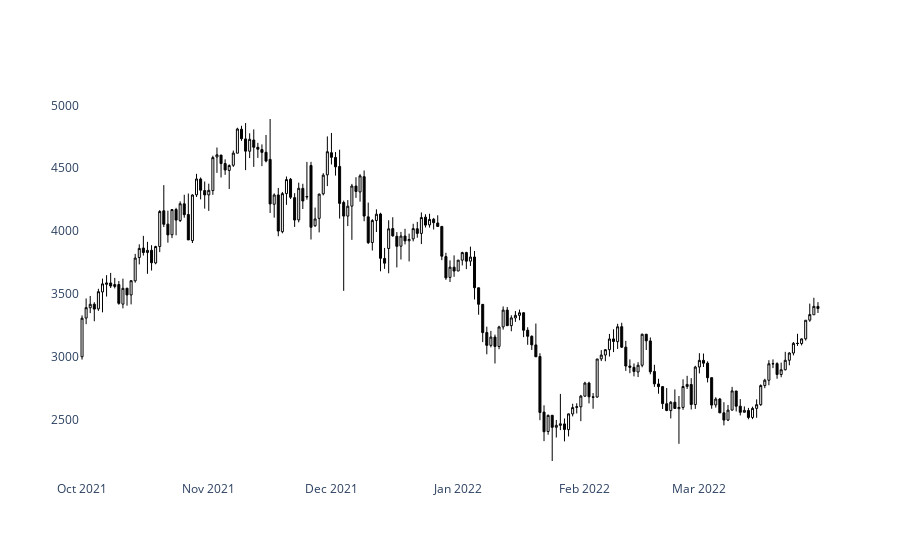

Here is the notebook cell this chart was saved with:
### Code cell
plot_ticker('ETH-USD','2021-10-01','2022-03-30','light')

### Figure 1 — Plotly figure (JSON) as saved in the notebook; plotly's stock layout.template omitted (floating-point values rounded to 4 significant figures; data arrays with more than 128 entries replaced by an {"elided": "..."} marker saying what was removed)
{"data": [{"close": {"elided": "181 float values"}, "decreasing": {"fillcolor": "#000000", "line": {"color": "#000000", "width": 1}}, "high": {"elided": "181 float values"}, "increasing": {"fillcolor": "#FFFFFF", "line": {"color": "#000000", "width": 1}}, "low": {"elided": "181 float values"}, "open": {"elided": "181 float values"}, "type": "candlestick", "x": {"elided": "181 str values"}}], "layout": {"plot_bgcolor": "#FFFFFF", "xaxis": {"rangeslider": {"visible": false}, "showgrid": false}, "yaxis": {"showgrid": false}}}
